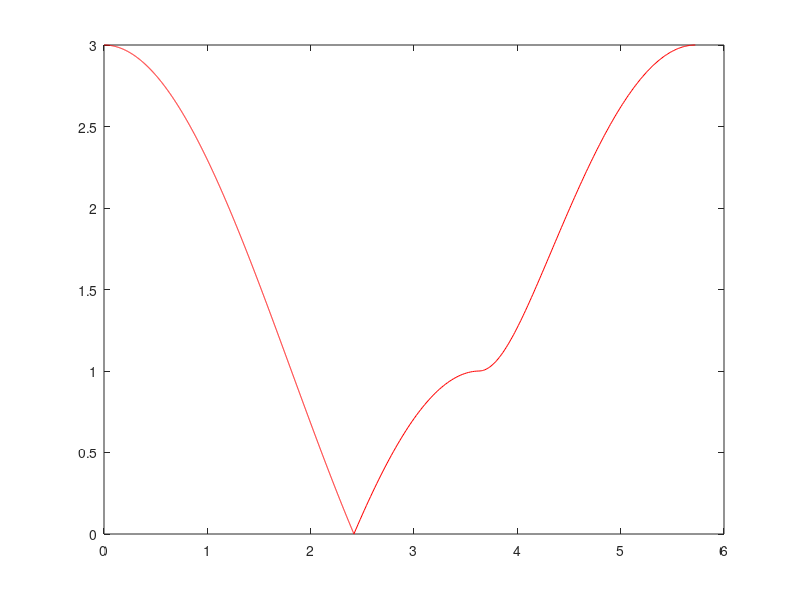

The MATLAB script that drew this image: (Note: this script raises an error after producing the figure.)
% TIGHT-BINDING GRAPHENE

clear all
home

% Reciprocal Lattice Parameters (Check Sketch in the project notes)
l=sqrt((4*(pi^2)/9)/(3/4));
a=2*pi*cos(30*pi/180)/3;
b=2*pi*sin(30*pi/180)/3;
s=l*cos(60*pi/180);
f=l*sin(60*pi/180);


% Analytical dispersion
%E_an_Gamma_K=sqrt(1+(4*cos(3.*kx./2).*cos(sqrt(3).*ky./2))+4*(cos(sqrt(3).*ky./2)).^2);
%%

% M --> Gamma
kx=[a:-0.01:0];
ky=tan(30*pi/180)*kx;
for f=[1:length(kx)];
     
         H=[0, exp(-i.*ky(f))+(2.*exp(i.*ky(f)./2).*cos(sqrt(3).*kx(f)./2));
         exp(i.*ky(f))+(2.*exp(-i.*ky(f)./2).*cos(sqrt(3).*kx(f)./2)), 0];
              
    E_num_M_Gamma(f,:)=eig(H);
    E_an_M_Gamma(f)=sqrt(1+(4*cos(3.*ky(f)./2).*cos(sqrt(3).*kx(f)./2))+4*(cos(sqrt(3).*kx(f)./2)).^2);
    
end
% K --> M
kx=[l:-0.01:a];
ky=tan(120*pi/180)*kx-(l*tan(120*pi/180));
for f=[1:length(kx)];
   
       H=[0, exp(-i.*ky(f))+(2.*exp(i.*ky(f)./2).*cos(sqrt(3).*kx(f)./2));
         exp(i.*ky(f))+(2.*exp(-i.*ky(f)./2).*cos(sqrt(3).*kx(f)./2)), 0];
     
    % Numerical dispersion
    E_num_K_M(f,:)=eig(H);
    E_an_K_M(f)=sqrt(1+(4*cos(3.*ky(f)./2).*cos(sqrt(3).*kx(f)./2))+4*(cos(sqrt(3).*kx(f)./2)).^2);
    
end
% Gamma --> K
kx=[0:0.001:l];
ky=0;
for f=[1:length(kx)];
   
        H=[0, exp(-1i.*ky)+(2.*exp(1i.*ky./2).*cos(sqrt(3).*kx(f)./2));
         exp(1i.*ky)+(2.*exp(-1i.*ky./2).*cos(sqrt(3).*kx(f)./2)), 0];
     
    % Numerical dispersion
    E_num_Gamma_K(f,:)=eig(H);   
    E_an_Gamma_K(f)=sqrt(1+(4*cos(3.*ky./2).*cos(sqrt(3).*kx(f)./2))+4*(cos(sqrt(3).*kx(f)./2)).^2);
end


% Plotting parameters
K=l;
M=sqrt(b^2+(l-a)^2);
Gamma=2*pi/3;
k1=linspace(0,K,length(E_an_Gamma_K));
k2=linspace(K,K+M,length(E_an_K_M));
k3=linspace(K+M,K+M+Gamma,length(E_an_M_Gamma));

close all
figure(1)
box on
hold on
plot(k1,E_num_Gamma_K(:,2),'-r')
%plot(k1,E_an_Gamma_K,'--g')
plot(k2,E_num_K_M(:,2),'-r')
%plot(k2,E_an_K_M,'--g')
plot(k3,E_num_M_Gamma(:,2),'-r')
%plot(k3,E_an_M_Gamma,'--g')
%plot(zeros(length([0:3])),[0:3],'--k')
%legend('Numerical dispersion','Analytical dispersion')
ax=gca;
ax.XTick=[0,K,K+M,K+M+Gamma];
ax.XTickLabel={'\Gamma','K','M','\Gamma'}
ax = gca;
ax.FontSize = 16;
xlim([0 K+M+Gamma])
xlabel('$ka$','FontSize',18,'FontWeight','bold','Interpret','latex')
ylabel('$E/J$','FontSize',18,'FontWeight','bold','Interpret','latex')
hold off
%print -djpeg -r600 bandstructure.png


%% Quasi Energy bands of the bulk, Other(?) High symmetry lines

% Gamma --> K2
kx=[0:0.01:s];
ky=tan(pi*60/180)*kx;
for j=1:length(kx);
    
     H=[0, exp(-i.*ky(j))+(2.*exp(i.*ky(j)./2).*cos(sqrt(3).*kx(j)./2));
         exp(i.*ky(j))+(2.*exp(-i.*ky(j)./2).*cos(sqrt(3).*kx(j)./2)), 0];
              
    eps_Gamma_K(j,:)=eig(H);
    
    
end
% K2 -->K
kx=[s:-0.01:-s];
ky=f*ones(1,length(kx));
for j=1:length(kx);
    H=[0, exp(-i.*ky(j))+(2.*exp(i.*ky(j)./2).*cos(sqrt(3).*kx(j)./2));
         exp(i.*ky(j))+(2.*exp(-i.*ky(j)./2).*cos(sqrt(3).*kx(j)./2)), 0];
              
    eps_K_K(j,:)=eig(H);
    
end
% K --> Gamma
kx=[-s:0.01:0];
ky=-tan(pi*60/180)*kx;
for j=1:length(kx);
    
    H=[0, exp(-i.*ky(j))+(2.*exp(i.*ky(j)./2).*cos(sqrt(3).*kx(j)./2));
         exp(i.*ky(j))+(2.*exp(-i.*ky(j)./2).*cos(sqrt(3).*kx(j)./2)), 0];
              
    eps_K_Gamma(j,:)=eig(H);
    
    
end


% Plotting parameters
K=sqrt(s^2+f^2);
KK=2*s;
Gamma=K;
k1=linspace(0,K,length(eps_Gamma_K));
k2=linspace(K,K+KK,length(eps_K_K));
k3=linspace(K+KK,K+KK+Gamma,length(eps_K_Gamma));

figure(3)
box on
hold on
plot(k1,eps_Gamma_K,'.b')
plot(k2,eps_K_K,'.b')
plot(k3,eps_K_Gamma,'.b')
plot(K*ones(length([-3:3])),[-3:3],'--k')
plot(K+KK*ones(length([-3:3])),[-3:3],'--k')
hold off
ax=gca;
ax.XTick=[0,K,K+KK,K+KK+Gamma];
ax.XTickLabel={'\Gamma','K_1','K_2','\Gamma'}
ax = gca;
ax.FontSize = 16;
xlim([0 K+KK+Gamma])
ylim([-pi pi])
%title(['  \omega=',num2str(2*pi/T), ' \Delta /J =', num2str(delta)])
xlabel('$ka$','FontSize',18,'FontWeight','bold','Interpret','latex')
ylabel('$ET/J$','FontSize',18,'FontWeight','bold','Interpret','latex')
hold off


%% 3D BAND STRUCTURE
kx=[-4*l:0.01:4*l];
ky=[-4*l:0.01:4*l];

[X,Y]=meshgrid(kx);
E_an=sqrt(1+(4*cos(3.*X./2).*cos(sqrt(3).*Y./2))+4*(cos(sqrt(3).*Y./2)).^2);


for f=[1:length(kx)];
    for j=[1:length(ky)];
        
         H=[0, exp(-i.*kx(f))+(2.*exp(i.*kx(f)./2).*cos(sqrt(3).*ky(j)./2));
         exp(i.*kx(f))+(2.*exp(-i.*kx(f)./2).*cos(sqrt(3).*ky(j)./2)), 0];
       
       E_num(f,j,:)=eig(H);
        
    end
end
%%


kx=[-l:0.01:l];
ky=[-l:0.01:l];

J=1;
J1=J;
J2=0*J;
J3=0*J;
for f=[1:length(kx)];
    for j=[1:length(ky)];
        
         H=[0, -J1-J2*exp(-0.5*1i*(sqrt(3)*kx(f)+3*ky(j)))-J3*exp(-0.5*1i*(-sqrt(3)*kx(f)+3*ky(j)));
         -J1-J2*exp(0.5*1i*(sqrt(3)*kx(f)+3*ky(j)))-J3*exp(0.5*1i*(-sqrt(3)*kx(f)+3*ky(j))), 0];
       
       E_num(f,j,:)=eig(H);
        
    end
end

figure(2)
close all
hold on
box on
%mesh(E_an)
mesh(E_num(:,:,2))
mesh(E_num(:,:,1))

ax=gca;
ax.XTick=[0,242,484];
ax.XTickLabel={'-2.41','0','2.41','FontSize',18}
ax.YTick=[0,242,484];
ax.YTickLabel={'-2.41','0','2.41','FontSize',18}
ax = gca;
ax.FontSize = 16; 
% xlim([0 484])
% ylim([0 484])
xlabel('$k_x a$','FontSize',18,'FontWeight','bold','Interpret','latex')
ylabel('$k_y a$','FontSize',18,'FontWeight','bold','Interpret','latex')
zlabel('$E/J$','FontSize',18,'FontWeight','bold','Interpret','latex')
%print -djpeg -r600 3Dbandstructure.png